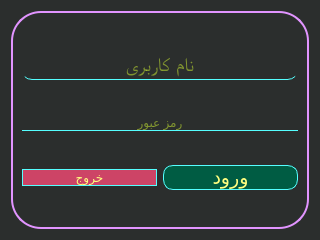
<?xml version="1.0" encoding="UTF-8"?>
<ui version="4.0">
 <class>Form</class>
 <widget class="QWidget" name="Form">
  <property name="geometry">
   <rect>
    <x>0</x>
    <y>0</y>
    <width>320</width>
    <height>240</height>
   </rect>
  </property>
  <property name="minimumSize">
   <size>
    <width>320</width>
    <height>240</height>
   </size>
  </property>
  <property name="maximumSize">
   <size>
    <width>320</width>
    <height>240</height>
   </size>
  </property>
  <property name="windowTitle">
   <string>صفحه ورود</string>
  </property>
  <property name="styleSheet">
   <string notr="true">QWidget{
background-color: #2B2E2D;
}
</string>
  </property>
  <layout class="QGridLayout" name="gridLayout_2">
   <item row="0" column="1">
    <widget class="QFrame" name="frame">
     <property name="styleSheet">
      <string notr="true">QFrame {
background-image:#B6FAEE;
    border-style: solid;
    border-width: 2px;
border-color: rgb(225, 148, 255);
   border-radius: 30px;
   height: 25px;
}
QToolTip {
background-color: rgba(0, 0, 0, 0);
    border: 1px solid darkkhaki;
    border-radius: 5px;
    opacity: 0.5;
}</string>
     </property>
     <property name="frameShape">
      <enum>QFrame::StyledPanel</enum>
     </property>
     <property name="frameShadow">
      <enum>QFrame::Raised</enum>
     </property>
     <layout class="QGridLayout" name="gridLayout">
      <item row="0" column="0" colspan="2">
       <widget class="QLineEdit" name="userline">
        <property name="enabled">
         <bool>true</bool>
        </property>
        <property name="font">
         <font>
          <family>B Zar</family>
          <pointsize>14</pointsize>
          <weight>9</weight>
          <italic>false</italic>
          <bold>false</bold>
         </font>
        </property>
        <property name="toolTip">
         <string>&lt;html&gt;&lt;head/&gt;&lt;body&gt;&lt;p&gt;&lt;span style=&quot; font-size:6pt; color:#e7ffcb;&quot;&gt;نام کاربری خو را وارد کنید&lt;/span&gt;&lt;/p&gt;&lt;/body&gt;&lt;/html&gt;</string>
        </property>
        <property name="whatsThis">
         <string/>
        </property>
        <property name="styleSheet">
         <string notr="true">QLineEdit{
background-color: rgba(0, 0, 0, 0);
font: 75 14pt &quot;B Zar&quot;;
color:#d5f931;
    border-style: solid;
    border-bottom-width: 1px;
	border-bottom-color: #55ffff;
   border-radius: 10px;

}
</string>
        </property>
        <property name="text">
         <string/>
        </property>
        <property name="alignment">
         <set>Qt::AlignCenter</set>
        </property>
        <property name="placeholderText">
         <string>نام کاربری</string>
        </property>
       </widget>
      </item>
      <item row="1" column="0" colspan="2">
       <widget class="QLineEdit" name="passline">
        <property name="toolTip">
         <string>&lt;html&gt;&lt;head/&gt;&lt;body&gt;&lt;p&gt;&lt;span style=&quot;font-size:6pt; color:#e7ffcb;&quot;&gt;رمز ورود خود را وارد کنید&lt;/span&gt;&lt;/p&gt;&lt;/body&gt;&lt;/html&gt;</string>
        </property>
        <property name="styleSheet">
         <string notr="true">QLineEdit{
background-color: rgba(0, 0, 0, 0);
font: 75 14pt &quot;B Zar&quot;;
color:#d5f931;
    border-style: solid;
    border-bottom-width: 1px;
	border-bottom-color: #55ffff;
   border-radius: 10px;

}
</string>
        </property>
        <property name="echoMode">
         <enum>QLineEdit::Password</enum>
        </property>
        <property name="alignment">
         <set>Qt::AlignCenter</set>
        </property>
        <property name="placeholderText">
         <string>رمز عبور</string>
        </property>
       </widget>
      </item>
      <item row="2" column="1">
       <widget class="QPushButton" name="btn_login">
        <property name="font">
         <font>
          <family>B Zar</family>
          <pointsize>14</pointsize>
          <weight>50</weight>
          <italic>false</italic>
          <bold>false</bold>
         </font>
        </property>
        <property name="cursor">
         <cursorShape>PointingHandCursor</cursorShape>
        </property>
        <property name="styleSheet">
         <string notr="true">QPushButton:hover:!pressed
{
  border: 2px solid rgb(255, 85, 0);
	background-color: rgb(129, 125, 255);
	color: rgb(85, 255, 255);
}
QPushButton{
background-color: rgb(0, 92, 67);
font: 14pt &quot;B Zar&quot;;
color: rgb(255, 255, 127);
border: 1px solid  #55ffff;;
border-radius: 10px;
}</string>
        </property>
        <property name="text">
         <string>ورود</string>
        </property>
        <property name="shortcut">
         <string>Return, Enter</string>
        </property>
       </widget>
      </item>
      <item row="2" column="0">
       <widget class="QPushButton" name="btn_exit">
        <property name="styleSheet">
         <string notr="true">QPushButton:hover:!pressed
{
  border: 2px solid rgb(255, 85, 0);
background-color: rgb(255, 170, 127);
	color: rgb(255, 0, 0);
}
QPushButton{
background-color: rgb(205, 68, 102);
font: 14pt &quot;B Zar&quot;;
color: rgb(255, 255, 127);
border: 1px solid  #55ffff;;
border-radius: 10px;
}</string>
        </property>
        <property name="text">
         <string>خروج</string>
        </property>
        <property name="shortcut">
         <string/>
        </property>
       </widget>
      </item>
     </layout>
    </widget>
   </item>
  </layout>
 </widget>
 <resources>
  <include location="bk.qrc"/>
 </resources>
 <connections/>
</ui>
